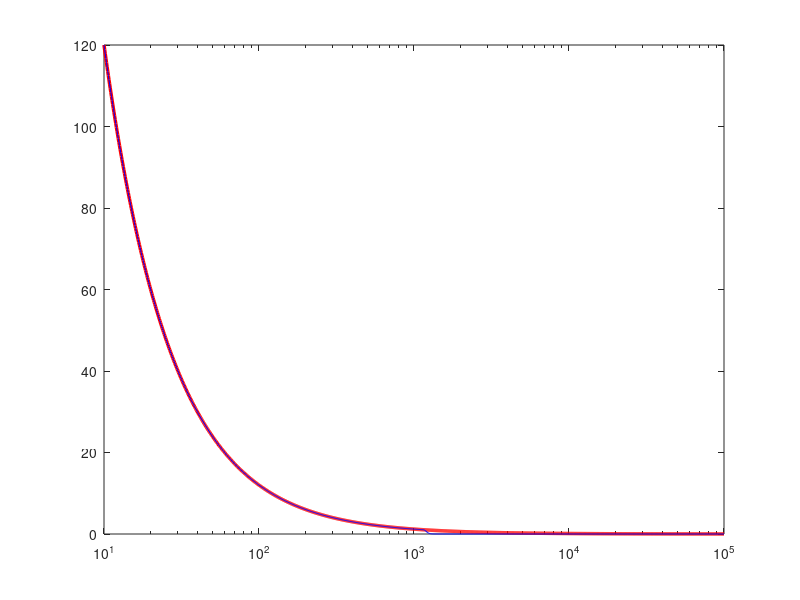
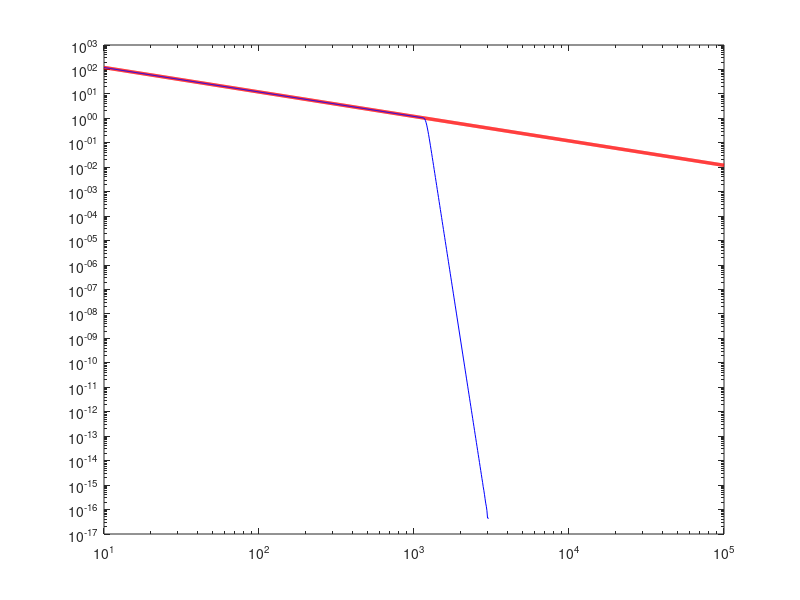

Here is the MATLAB script that generated these plots, in order:
nSteps = 10.^linspace(1, 5, 1000);

M = 1; 
k = 1;
dt = 0.5./nSteps;

h = 0.05;

AlphaStab = 6*dt*k/h^2;

figure(292)
semilogx(nSteps, AlphaStab, 'r', 'linewidth', 2.5);
hold on

figure(293)
loglog(nSteps, AlphaStab, 'r', 'linewidth', 2.5);
hold on

AlphaStab = 6*dt*k/h^2.*( 1 - exp(-(6*dt*k/h^2).^40 ) );


figure(292)
semilogx(nSteps, AlphaStab, 'b');


figure(293)
loglog(nSteps, AlphaStab, 'b');



figure(292)
hold off
figure(293)
hold off